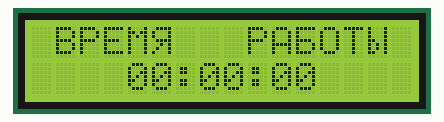
Simulated run of this sketch. Board: Arduino Uno, built with avr-gcc and run on an emulated ATmega328P. Shown: 16×2 character LCD.

Above: at 0.2 s.
At 5.1 s:
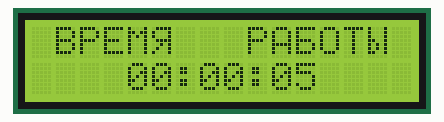
At 10.1 s:
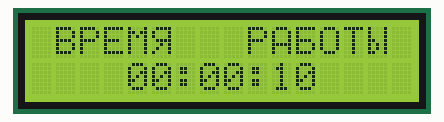
At 19.1 s:
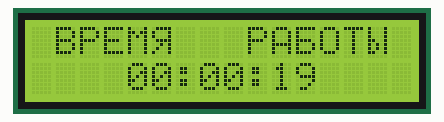
At 29.1 s:
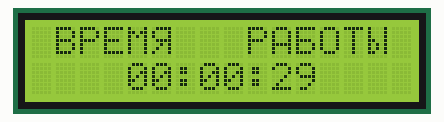
At 39.1 s:
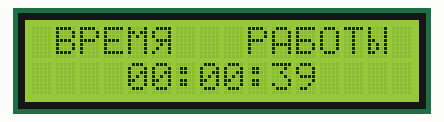

The sketch:

OUTPUT_START_SECONDS_V2.ino
```cpp
#include <Wire.h>
#include <LiquidCrystal_I2C.h>
LiquidCrystal_I2C lcd(0x27,16,2);

byte ya[8] = {0b01111, 0b10001, 0b10001, 0b01111, 0b00101, 0b01001, 0b10001, 0b00000};
byte b[8] {0b11111, 0b10000, 0b10000, 0b11110, 0b10001, 0b10001, 0b11110, 0b00000};
byte yu[8] {0b10001, 0b10001, 0b10001, 0b11001, 0b10101, 0b10101, 0b11001, 0b00000};

void setup() {
  lcd.init(); lcd.backlight(); lcd.createChar(1, ya); lcd.createChar(2, b); lcd.createChar(3, yu);
  lcd.setCursor(1,0); lcd.print("BPEM"); lcd.print(char(1));
  lcd.setCursor(9,0); lcd.print("PA"); lcd.print(char(2)); lcd.print("OT"); lcd.print(char(3));
}

void loop() {
int time=millis()/1000;
lcd.setCursor(4,1);
if (time/60/60<10) { lcd.print ("0"); }
lcd.print (time/60/60);
lcd.print (":");
if (time/60%60<10) { lcd.print ("0"); }
lcd.print ((time/60)%60);
lcd.print (":");
if (time%60<10) { lcd.print ("0"); }
lcd.print (time%60);
}
```

Measured:
- what the display in image 1 shows lasts 1.0 s, from 5.0 s to 6.0 s
